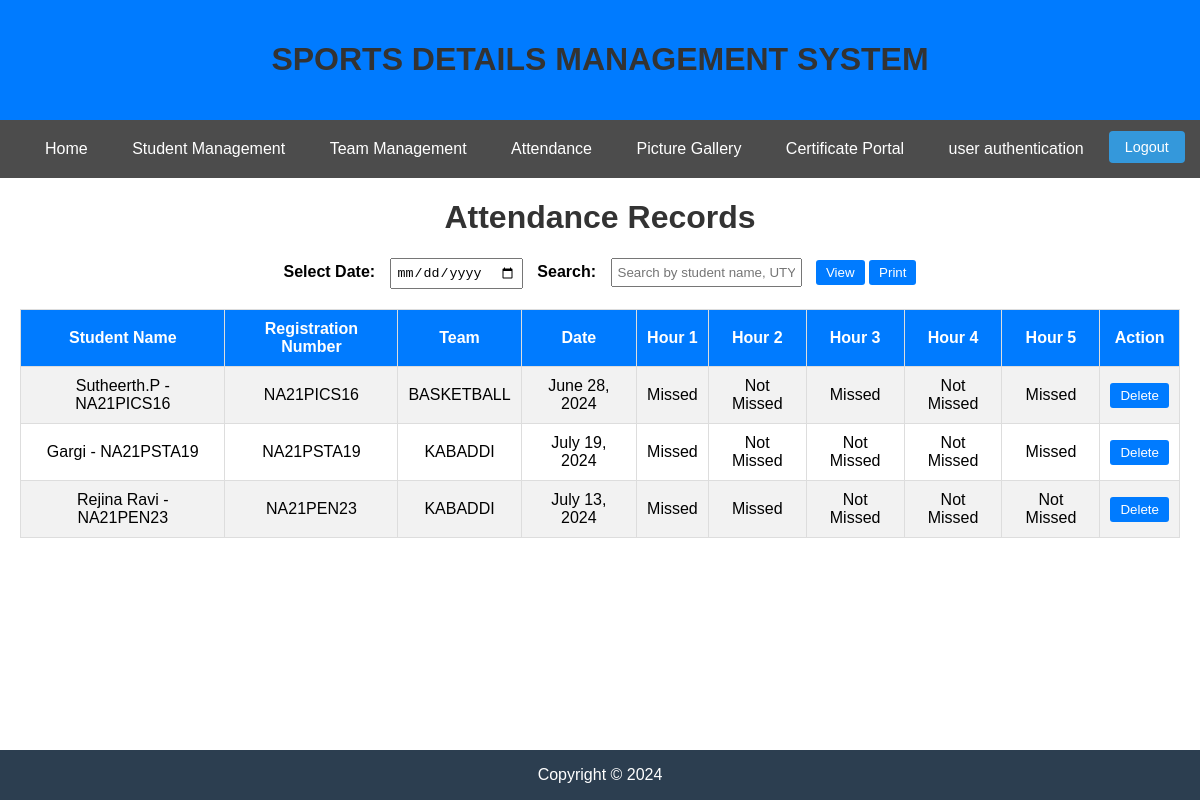
/view_attendance/ (signed in), run on the app's committed database.
### SDMSapp/models.py (models this page shows, shortened)
class Attendance(models.Model):
    student = models.ForeignKey(Student, on_delete=models.CASCADE)
    item = models.ForeignKey(Item, on_delete=models.CASCADE, null= True)
    date = models.DateField()
    hour_1 = models.BooleanField(default=False)
    hour_2 = models.BooleanField(default=False)
    hour_3 = models.BooleanField(default=False)
    hour_4 = models.BooleanField(default=False)
    hour_5 = models.BooleanField(default=False)
    @property
    def hour_1_missed(self):
        return not self.hour_1
    @property
    def hour_2_missed(self):
        return not self.hour_2
    @property
    def hour_3_missed(self):
        return not self.hour_3
    @property
    def hour_4_missed(self):
        return not self.hour_4
    @property
    def hour_5_missed(self):
        return not self.hour_5

class Student(models.Model):
    name = models.CharField(max_length=50)
    year_of_admission = models.IntegerField()
    admission_no = models.IntegerField()
    programme_id = models.ForeignKey(Programme, on_delete=models.CASCADE, null=True)
    uty_reg_no = models.CharField(max_length=50, unique = True)
    GENDER_CHOICES = [
        ('Male', 'Male'),
        ('Female', 'Female'),
    ]
    gender = models.CharField(max_length=10, choices=GENDER_CHOICES, default='Male')
    place = models.CharField(max_length=50)
    department = models.ForeignKey(Department, on_delete=models.CASCADE, null=True)
    phone_number = models.CharField(
        max_length=10,
        validators=[RegexValidator(regex='^\d{10}$', message='Phone number must be 10 to 15 digits')],
        default = 0
    )
    aadhar_number = models.CharField(
        max_length=12,
        validators=[RegexValidator(regex='^\d{12}$', message='Aadhaar number must be exactly 16 digits')],
        default = 0
    )
    dob = models.DateField(null =True)
    city = models.CharField(max_length=50)
    district = models.CharField(max_length=50)
    DISTRICT = [
    ('ALAPPUZHA', 'Alappuzha'),
    ('ERNAKULAM', 'Ernakulam'),
    ('IDUKKI', 'Idukki'),
    ('KANNUR', 'Kannur'),
    ('KASARAGOD', 'Kasaragod'),
    ('KOLLAM', 'Kollam'),
    ('KOTTAYAM', 'Kottayam'),
    ('KOZHIKODE', 'Kozhikode'),
    ('MALAPPURAM', 'Malappuram'),
    ('PALAKKAD', 'Palakkad'),
    ('PATHANAMTHITTA', 'Pathanamthitta'),
    ('THIRUVANANTHAPURAM', 'Thiruvananthapuram'),
    ('THRISSUR', 'Thrissur'),
    ('WAYANAD', 'Wayanad'),
]
    district = models.CharField(max_length=50,  choices=DISTRICT, default='Active')
    pincode = models.CharField(max_length=50)
    def __str__(self):
        return f'{self.name} - {self.uty_reg_no}'

class Item(models.Model):
    item_name = models.CharField(max_length=50)
    ITEM_TYPE = [
         ('SPORTS', 'SPORTS'),
         ('ATHLETICS', 'ATHLETICS'),
    ]
    item_type = models.CharField(max_length=50,  choices=ITEM_TYPE, default='Active')
    no_of_players = models.IntegerField()

### SDMSapp/views.py (the view)
# urls.py: path('view_attendance/', view_attendance, name='view_attendance'),
@login_required
def view_attendance(request):
    date = request.GET.get('date', None)
    if date:
        attendance_records = Attendance.objects.filter(date=date)
    else:
        attendance_records = Attendance.objects.all()
    return render(request, 'SDMSapp/view_attendance.html', {'attendance_records': attendance_records, 'selected_date': date})

### SDMSapp/templates/SDMSapp/view_attendance.html (shortened to what this page needs)
{% extends "SDMSapp/base.html" %}
{% block content %}
<!DOCTYPE html>
<html>
<head>
</head>
<body>
    <h1>Attendance Records</h1>
    <form method="get">
        <label for="date">Select Date:</label>
        <input type="date" id="date" name="date" value="{{ selected_date }}">
        <label for="searchInput">Search:</label>
        <input type="text" id="searchInput" placeholder="Search by student name, UTY Reg No, or department..." onkeyup="debouncedSearchAttendance()">
        <button type="submit">View</button>
        <button type="button" onclick="printTable()">Print</button>
    </form>
    <div id="attendanceTableContainer">
        <table id="attendanceTable">
            <tr>
                <th>Student Name</th>
                <th>Registration Number</th>
                <th>Team</th>
                <th>Date</th>
                <th>Hour 1</th>
                <th>Hour 2</th>
                <th>Hour 3</th>
                <th>Hour 4</th>
                <th>Hour 5</th>
                <th>Action</th>
            </tr>
            {% for attendance in attendance_records %}
            <tr class="attendance-row">
                <td>{{ attendance.student }}</td>
                <td>{{ attendance.student.uty_reg_no }}</td>
                <td>{{ attendance.item.item_name }}</td>
                <td>{{ attendance.date }}</td>
                <td>{{ attendance.hour_1_missed|yesno:"Not Missed,Missed" }}</td>
                <td>{{ attendance.hour_2_missed|yesno:"Not Missed,Missed" }}</td>
                <td>{{ attendance.hour_3_missed|yesno:"Not Missed,Missed" }}</td>
                <td>{{ attendance.hour_4_missed|yesno:"Not Missed,Missed" }}</td>
                <td>{{ attendance.hour_5_missed|yesno:"Not Missed,Missed" }}</td>
                <td>
                    <a href="{% url 'delete_attendance' attendance.id %}">
                        <button>Delete</button>
                    </a>
                </td>
            </tr>
            {% endfor %}
        </table>
    </div>
</body>
</html>
{% endblock content %}

### SDMSapp/templates/SDMSapp/base.html (style rules this page uses)
body { font-family: Arial, sans-serif; margin: 0; padding: 0; }

### SDMSapp/templates/SDMSapp/view_attendance.html (style rules this page uses)
h1 { text-align: center; color: #333; }
form { text-align: center; margin-bottom: 20px; }
label { font-weight: bold; margin-right: 10px; }
input[type="date"], input[type="text"] { padding: 5px; margin-right: 10px; }
button { padding: 5px 10px; background-color: #007bff; color: white; border: none; border-radius: 3px; cursor: pointer; }
table { width: 100%; border-collapse: collapse; margin: 20px 0; }
th, td { padding: 10px; border: 1px solid #ddd; text-align: center; }
th { background-color: #007bff; color: white; }
tr:nth-child(even) { background-color: #f2f2f2; }

### data on the page
Attendance: student "Sutheerth.P - NA21PICS16", student.uty_reg_no "NA21PICS16", item.item_name "BASKETBALL", date "June 28, 2024", hour_1_missed "Missed", hour_2_missed "Not Missed", hour_3_missed "Missed", hour_4_missed "Not Missed", hour_5_missed "Missed"
Attendance: student "Gargi - NA21PSTA19", student.uty_reg_no "NA21PSTA19", item.item_name "KABADDI", date "July 19, 2024", hour_1_missed "Missed", hour_2_missed "Not Missed", hour_3_missed "Not Missed", hour_4_missed "Not Missed", hour_5_missed "Missed"
Attendance: student "Rejina Ravi - NA21PEN23", student.uty_reg_no "NA21PEN23", item.item_name "KABADDI", date "July 13, 2024", hour_1_missed "Missed", hour_2_missed "Missed", hour_3_missed "Not Missed", hour_4_missed "Not Missed", hour_5_missed "Not Missed"
